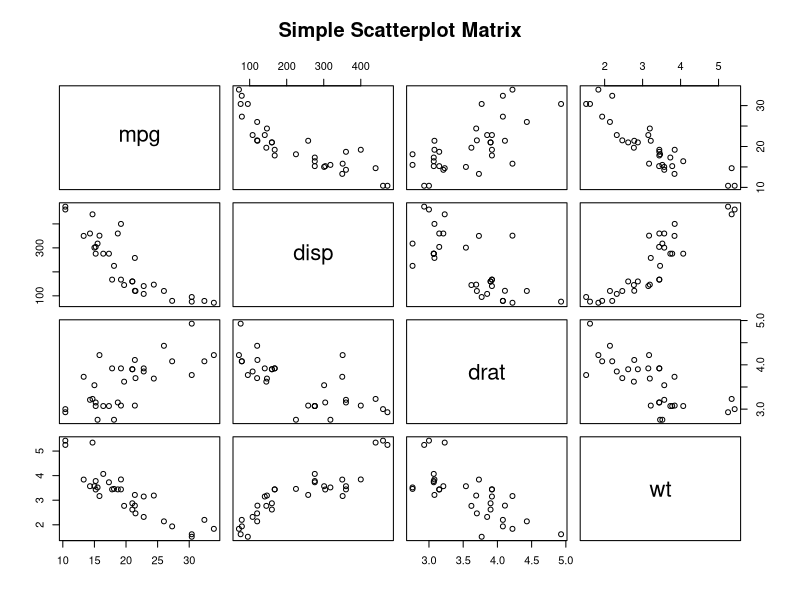
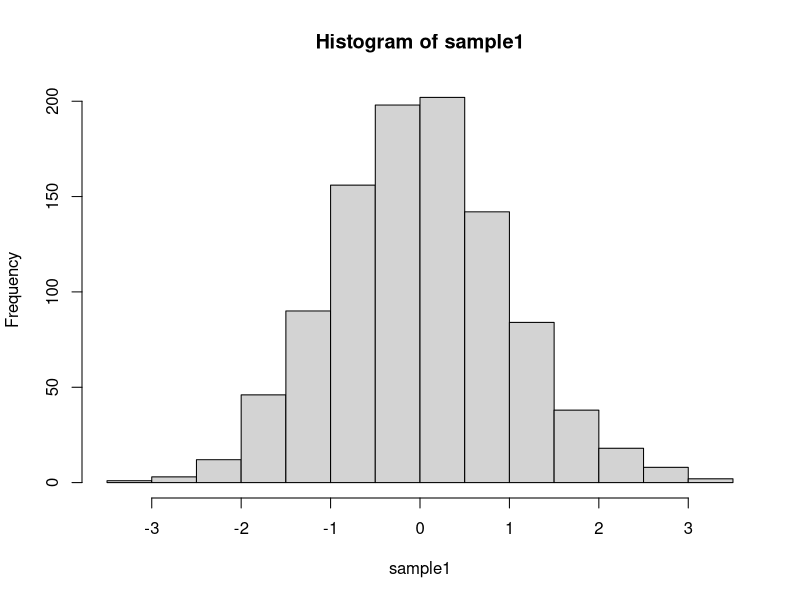

These figures' R source, in order: (Note: this script raises an error after producing the figures.)
#Vectors
age = c(22,21,24,19,20,23)
age

age[2]

yrs_math_edu = c(4,5,2,5,3,5)
yrs_math_edu


#Data Frames
df1 = data.frame(Age = age, Years = yrs_math_edu)
df1
df1[4,2] #Data in the 4th row 2nd column
df1[1,] #All data in the 1st row
df1$Years #All data in the 2nd column

#Data Frame 2
a = c("Mary","Martha","Kim", "Kristen", "Amy", "Sam")
b = c("English", "Math", "Sociology", "Math", "Music", "Dance")

df2 = data.frame(Name = a, Major = b)
df2

#Data Frame 3
df3 = data.frame(Age = age, Years = yrs_math_edu, Name = a, Major = b)
df3

#Combined Columns
df4 = cbind(df1,df2)
df4

str(df4)
class(df4$Name)
df4$Name
summary(df4)

d = c(19, 4, "John", "Spanish")
df5 = rbind(df4, d)
df5

df5$Name = as.factor(df5$Name)
df5$Major = as.factor(df5$Major)
 summary(df5)
 df5

 str(df5) 

 
 #Filter the data frame
 #All students with more than 4 years of math
 df5[df5$Years > 4,]
 
 #All students with 4 years of math that are older than 21
 df5[(df5$Age >= 21 & df5$Years > 4),]
 
 #All Math Majors
 df5[df5$Major == "Math",]

 
 #Example1 = read.csv(file.choose(), header = TRUE)
#Example1  
 #head(Example1) 
 
 #plot(Example1$ad_tv, Example1$sales, pch = 15, xlab = "TV Advertising $$$", ylab = "Sales", main = "Sales v. Advertising")
#abline(h = 55, col = "red", lwd = 5) 
#dev.off()

#hist(Example1$ad_tv, col = "blue", main = "TV Ad Cost for a 15 second slot", xlab = "TV Ad Dollars in thousands")
 

data("mtcars")
head(mtcars, 6)


pairs(~mpg+disp+drat+wt,data=mtcars, main="Simple Scatterplot Matrix")


sample1 = rnorm(1000, 0,1)
hist(sample1)      
mean(sample1)
sd(sample1)

population = rnorm(100000000, 0, 1)
hist(population)
mean(population)
sample1 = sample(population)
hist(sample1)

xBarVec = c()


####################################
#Function: XbarGenerator
#Arguments: samplesize: the size of the sample that each sample mean is base on.
        #number_of_samples: the number of samples and thus sample means we will test
#Author: Allen Miller
###################################
xbarGenerator = function(sampleSize = 30, number_of_samples = 100, mu = 0, sd = 1)
{
        for (i in 1:number_of_samples) {
                theSample = rnorm(sampleSize, mu, sd)
                xbar = mean(theSample)
                xBarVec = c(xBarVec, xbar)
        }
        return(xBarVec)
}

xbars = xbarGenerator(50,10000, 60, 10)
length(xbars)
hist(xbars, main = "Random Distributions")
summary(xbars)
sd(xbars)
10/sqrt(50)
